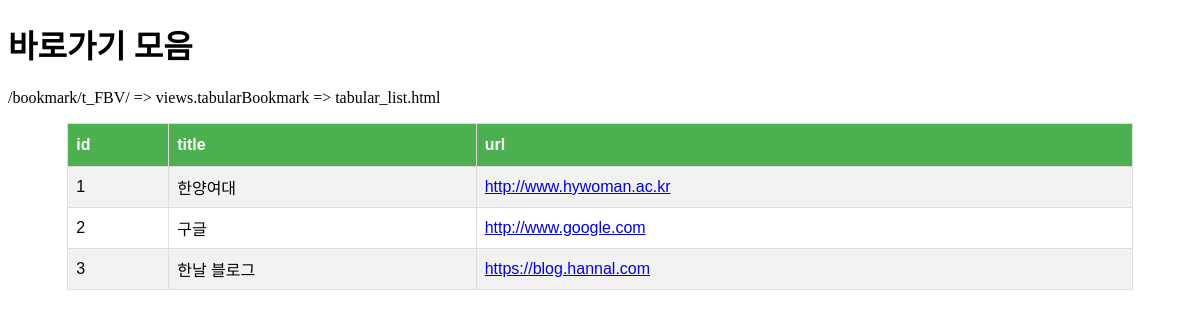
Page /bookmark/t_FBV/ on the committed database.
### bookmark/models.py (models this page shows, shortened)
class Bookmark(models.Model):
    title = models.CharField(max_length=100, blank=True, null=True)
    url = models.URLField('url', unique=True)   # 'url'은 Field.verbose_name(별칭)

### bookmark/views.py (the view)
def tabularBookmark(request):
    bookmarks = Bookmark.objects.all().order_by('id')
    return render(request, 'bookmark/tabular_list.html', {'bookmarks': bookmarks})

### bookmark/templates/bookmark/tabular_list.html (shortened to what this page needs)
<!DOCTYPE html>
<html lang="ko">
<head>
</head>
<body>
    <div id="content">
        <h1>바로가기 모음</h1>
        <p> {{ request.path }} => views.tabularBookmark => tabular_list.html </p>
        <table id="tbl" >
            <tr>
                <th>id</th>
                <th>title</th>
                <th>url</th>
            </tr>
            {% for bookmark in bookmarks %}
                <tr>
                    <td>{{ bookmark.id }}</td>
                    <td>{{ bookmark.title }}</td>
                    <td>
                        <a href="{% url 'bookmark:detail' bookmark.id %}">
                            {{ bookmark.url }}
                        </a>
                    </td>
                </tr>
            {% endfor %}
        </table>
    </div>
</body>
</html>

### bookmark/templates/bookmark/tabular_list.html (style rules this page uses)
#tbl { font-family: "Trebuchet MS", Arial, Helvetica, sans-serif; border-collapse: collapse; width: 90%; margin: auto; }
#tbl td, #tbl th { border: 1px solid #ddd; padding: 8px; }
#tbl tr:nth-child(even) { background-color: #f2f2f2; }
#tbl th { padding-top: 12px; padding-bottom: 12px; text-align: left; background-color: #4CAF50; color: white; }

### rows in the picture
Bookmark: id "1", title "한양여대", url "http://www.hywoman.ac.kr"
Bookmark: id "2", title "구글", url "http://www.google.com"
Bookmark: id "3", title "한날 블로그", url "https://blog.hannal.com"

### other values in the picture
{{ request.path }} "/bookmark/t_FBV/"
